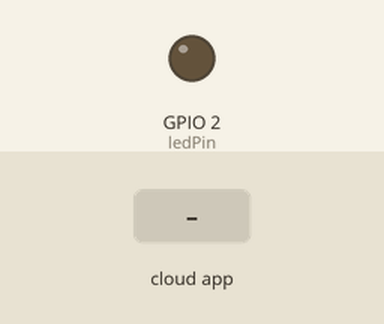
Recording of a sketch running on a simulated ESP32. Parts: output pins drawn as LEDs (lit = HIGH). Inputs (shaded band) come from the test bench. WiFi joins after 1.5 s; servers stay silent unless stated; the Firebase database answers and starts empty; what the sketch prints to the serial monitor is not drawn.

Above: at 2.7 s.
2.8 s: the phone or cloud app sets estado to 1
At 4.9 s:
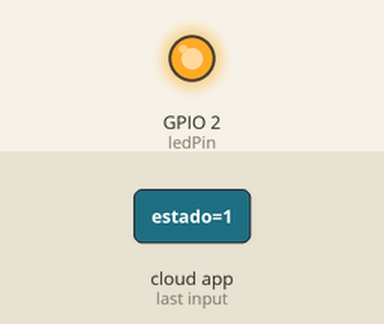
5.3 s: the phone or cloud app sets estado to 0
At 7.2 s:
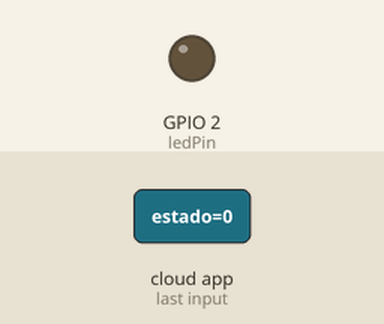
Timing chart, 0 to 8.7 s (numbered marks = the images above; inputs shaded):
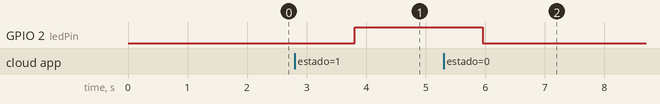

Measured:
- after the input at 2.8 s, GPIO 2 (ledPin): LOW → HIGH after 1.0 s
- after the input at 5.3 s, GPIO 2 (ledPin): HIGH → LOW after 0.66 s

The sketch:

focojavascript.ino
```cpp
#include <WiFi.h>
#include <FirebaseESP32.h>

// 🔹 Configuración WiFi
#define WIFI_SSID "UTT-Directores P"
#define WIFI_PASSWORD "D1r3ct0r3$%@"

// 🔹 Configuración de Firebase
#define FIREBASE_HOST "https://arduinoclase-a2019-default-rtdb.firebaseio.com/"
#define FIREBASE_AUTH "OxENbSUJHwKza1SG3NUqxhPTDApHHRpJMlKwlp8g" // Usa el Legacy Token si es necesario

// 🔹 Objetos Firebase
FirebaseData firebaseData;
FirebaseAuth auth;
FirebaseConfig config;

const int ledPin = 2; // LED conectado al pin 2

void setup() {
    Serial.begin(115200);
    pinMode(ledPin, OUTPUT);

    // Conexión WiFi
    WiFi.begin(WIFI_SSID, WIFI_PASSWORD);
    while (WiFi.status() != WL_CONNECTED) {
        delay(500);
        Serial.print(".");
    }
    Serial.println("\n✅ Conectado a WiFi");

    // Configuración de Firebase
    config.database_url = FIREBASE_HOST; // Usar 'database_url' en lugar de 'host'
    config.signer.tokens.legacy_token = FIREBASE_AUTH;

    Firebase.begin(&config, &auth);
    Firebase.reconnectWiFi(true);

    Serial.println("✅ Conectado a Firebase");
}

void loop() {
    Serial.println("Leyendo estado del LED desde Firebase...");

    if (Firebase.getBool(firebaseData, "/estado")) {
        if (firebaseData.dataType() == "boolean") {
            bool estado = firebaseData.boolData();
            digitalWrite(ledPin, estado ? HIGH : LOW);
            Serial.print("Estado del LED: ");
            Serial.println(estado ? "ENCENDIDO" : "APAGADO");
        } else {
            Serial.println("❌ El dato obtenido no es de tipo booleano.");
        }
    } else {
        Serial.print("❌ Error al obtener el estado: ");
        Serial.println(firebaseData.errorReason());
    }

    delay(2000);
}
```
